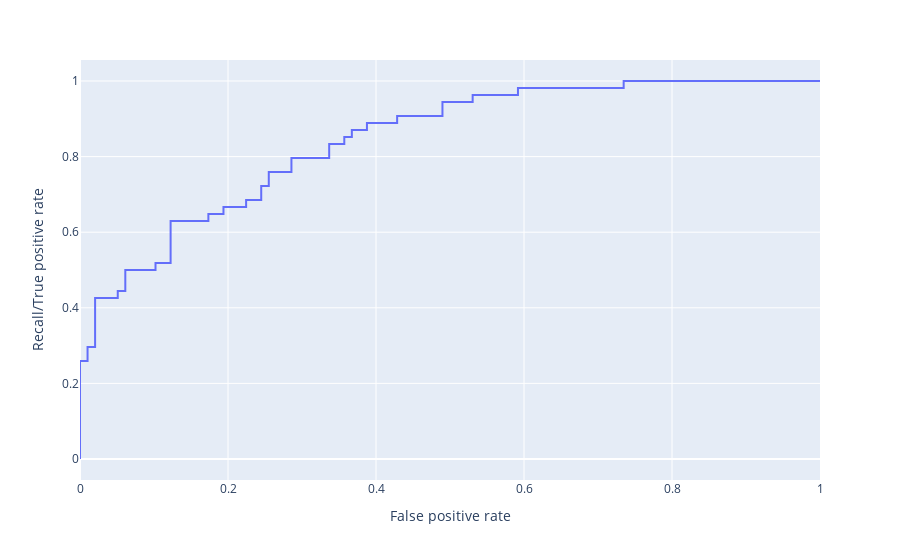

The notebook cell this image was saved under:
### Markdown cell above
Finally, let's create an ROC plot. 
To create the plot, we need predicted probabilities (for class `1`) as well as the ROC metrics using these probabilities and the true class labels:

- Set `probs` to with `std_clf` do `predict_proba` using
    - `in list splits get # 2` (this is Xtest)
- Set `rocMetrics` to with `metrics` do `roc_curve` using
    - `in list splits get # 4` (this is Ytest)
    - freestyle `probs[:,1]` (this is the positive class probabilities)
- Set `fig` to with `px` do `line` using
    - freestyle `x=rocMetrics[0]`
    - freestyle `y=rocMetrics[1]`
- with `fig` do `update_yaxes` using
    - freestyle `title_text="Recall/True positive rate"`
- with `fig` do `update_xaxes` using
    - freestyle `title_text="False positive rate"`
    
<!-- NOTE: Vasile had a nice AUC annotation on the plot, but I ran out of time to reverse engineer that -->

### Code cell
probs = std_clf.predict_proba(splits[1])
rocMetrics = metrics.roc_curve(splits[3],probs[:,1])
fig = px.line(x=rocMetrics[0],y=rocMetrics[1])

fig.update_yaxes(title_text="Recall/True positive rate")

fig.update_xaxes(title_text="False positive rate")

#<xml xmlns="https://developers.google.com/blockly/xml"><variables><variable id="M}t8Cm4jpy8CZc{YnXy3">probs</variable><variable id="`MlX9tv$x9^+8hq@.?!W">fig</variable><variable id="`P)`+jl|;h{.[r}{78q6">std_clf</variable><variable id=",,t`1|+/`aO88;3vt8ZU">rocMetrics</variable><variable id=")}+w@N9iB/j=:+PLkMv8">metrics</variable><variable id="_ut$e0PL4OMi4o1MXTpw">splits</variable><variable id="+yh,Zg{hON]zy6D~.rH#">px</variable></variables><block type="variables_set" id="NHw$/HH988vNLbZgn)CM" x="94" y="230"><field name="VAR" id="M}t8Cm4jpy8CZc{YnXy3">probs</field><value name="VALUE"><block type="varDoMethod" id="N}3ds6:i%0MtTA:(2im4"><mutation items="1"></mutation><field name="VAR" id="`P)`+jl|;h{.[r}{78q6">std_clf</field><field name="MEMBER">predict_proba</field><data>std_clf:predict_proba</data><value name="ADD0"><block type="lists_getIndex" id="@lpyN+:CEcPQ#Q:Svm|9"><mutation statement="false" at="true"></mutation><field name="MODE">GET</field><field name="WHERE">FROM_START</field><value name="VALUE"><block type="variables_get" id="ng))4fZyb@U1|eswo1}:"><field name="VAR" id="_ut$e0PL4OMi4o1MXTpw">splits</field></block></value><value name="AT"><block type="math_number" id="Lo)w=2LL|Tf-L/gkeTdT"><field name="NUM">2</field></block></value></block></value></block></value><next><block type="variables_set" id="{Vr0U7#CSHcH3$f7Rl=#"><field name="VAR" id=",,t`1|+/`aO88;3vt8ZU">rocMetrics</field><value name="VALUE"><block type="varDoMethod" id="+pRingA59-cS:SaGR]^n"><mutation items="2"></mutation><field name="VAR" id=")}+w@N9iB/j=:+PLkMv8">metrics</field><field name="MEMBER">roc_curve</field><data>metrics:roc_curve</data><value name="ADD0"><block type="lists_getIndex" id="Yv8tJGyfxa.|QTh-bL_Y"><mutation statement="false" at="true"></mutation><field name="MODE">GET</field><field name="WHERE">FROM_START</field><value name="VALUE"><block type="variables_get" id="~QyKj9E#G;~nY7J3uc$0"><field name="VAR" id="_ut$e0PL4OMi4o1MXTpw">splits</field></block></value><value name="AT"><block type="math_number" id="Rc{[92x!_;e1l+g1k^AB"><field name="NUM">4</field></block></value></block></value><value name="ADD1"><block type="dummyOutputCodeBlock" id="{L(J(W$PwP~9H]LUK*@]"><field name="CODE">probs[:,1]</field></block></value></block></value><next><block type="variables_set" id="W7h$qZ#)mw;q4W)C**!w"><field name="VAR" id="`MlX9tv$x9^+8hq@.?!W">fig</field><value name="VALUE"><block type="varDoMethod" id="d*+SSBe!w+*bArZa1U(l"><mutation items="2"></mutation><field name="VAR" id="+yh,Zg{hON]zy6D~.rH#">px</field><field name="MEMBER">line</field><data>px:line</data><value name="ADD0"><block type="dummyOutputCodeBlock" id="/Iun^UcDhcbGtutWOKyB"><field name="CODE">x=rocMetrics[0]</field></block></value><value name="ADD1"><block type="dummyOutputCodeBlock" id="v]1Ja$g*6M?LF+Z:pH*F"><field name="CODE">y=rocMetrics[1]</field></block></value></block></value></block></next></block></next></block><block type="varDoMethod" id="Y|Ib1~OM#=$;;ebWSDuL" x="129" y="525"><mutation items="1"></mutation><field name="VAR" id="`MlX9tv$x9^+8hq@.?!W">fig</field><field name="MEMBER">update_yaxes</field><data>fig:update_yaxes</data><value name="ADD0"><block type="dummyOutputCodeBlock" id="7C}@6O_#_O#ZulVd:PeB"><field name="CODE">title_text="Recall/True positive rate"</field></block></value></block><block type="varDoMethod" id="v~NlMMq%DCb3{5}5G@?t" x="104" y="599"><mutation items="1"></mutation><field name="VAR" id="`MlX9tv$x9^+8hq@.?!W">fig</field><field name="MEMBER">update_xaxes</field><data>fig:update_xaxes</data><value name="ADD0"><block type="dummyOutputCodeBlock" id="-6j{q$_3dO.%,Ur65dAq"><field name="CODE">title_text="False positive rate"</field></block></value></block></xml>

### Figure 1 — Plotly figure (JSON) as saved in the notebook; plotly's stock layout.template omitted (floating-point values rounded to 4 significant figures)
{"data": [{"hovertemplate": "x=%{x}<br>y=%{y}<extra></extra>", "legendgroup": "", "line": {"color": "#636efa", "dash": "solid"}, "marker": {"symbol": "circle"}, "mode": "lines", "name": "", "orientation": "v", "showlegend": false, "type": "scatter", "x": [0.0, 0.0, 0.0, 0.0102, 0.0102, 0.02041, 0.02041, 0.05102, 0.05102, 0.06122, 0.06122, 0.102, 0.102, 0.1224, 0.1224, 0.1735, 0.1735, 0.1939, 0.1939, 0.2245, 0.2245, 0.2449, 0.2449, 0.2551, 0.2551, 0.2857, 0.2857, 0.3367, 0.3367, 0.3571, 0.3571, 0.3673, 0.3673, 0.3878, 0.3878, 0.4286, 0.4286, 0.4898, 0.4898, 0.5306, 0.5306, 0.5918, 0.5918, 0.7347, 0.7347, 1.0], "xaxis": "x", "y": [0.0, 0.01852, 0.2593, 0.2593, 0.2963, 0.2963, 0.4259, 0.4259, 0.4444, 0.4444, 0.5, 0.5, 0.5185, 0.5185, 0.6296, 0.6296, 0.6481, 0.6481, 0.6667, 0.6667, 0.6852, 0.6852, 0.7222, 0.7222, 0.7593, 0.7593, 0.7963, 0.7963, 0.8333, 0.8333, 0.8519, 0.8519, 0.8704, 0.8704, 0.8889, 0.8889, 0.9074, 0.9074, 0.9444, 0.9444, 0.963, 0.963, 0.9815, 0.9815, 1.0, 1.0], "yaxis": "y"}], "layout": {"legend": {"tracegroupgap": 0}, "margin": {"t": 60}, "xaxis": {"anchor": "y", "domain": [0, 1], "title": {"text": "False positive rate"}}, "yaxis": {"anchor": "x", "domain": [0, 1], "title": {"text": "Recall/True positive rate"}}}}
